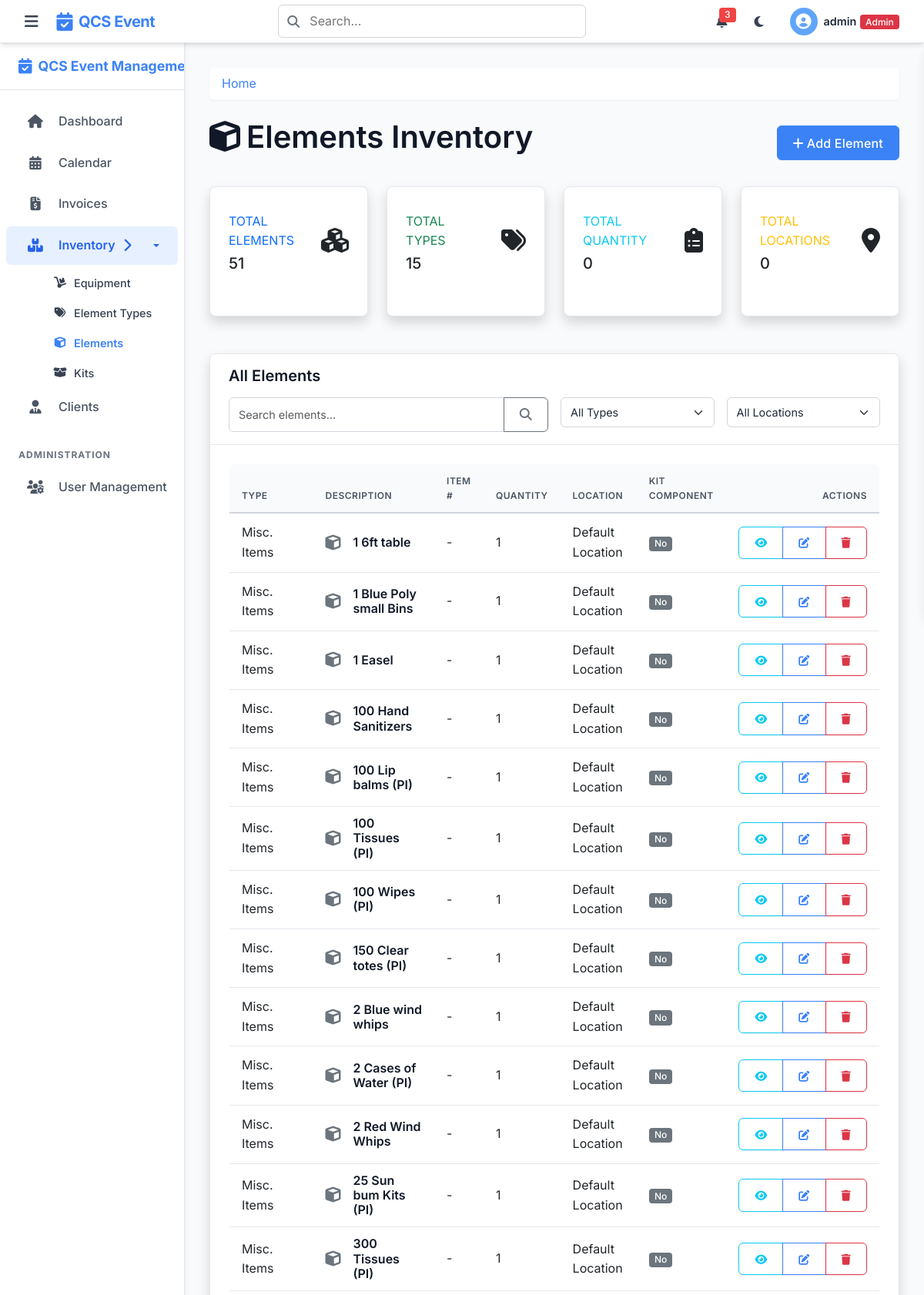
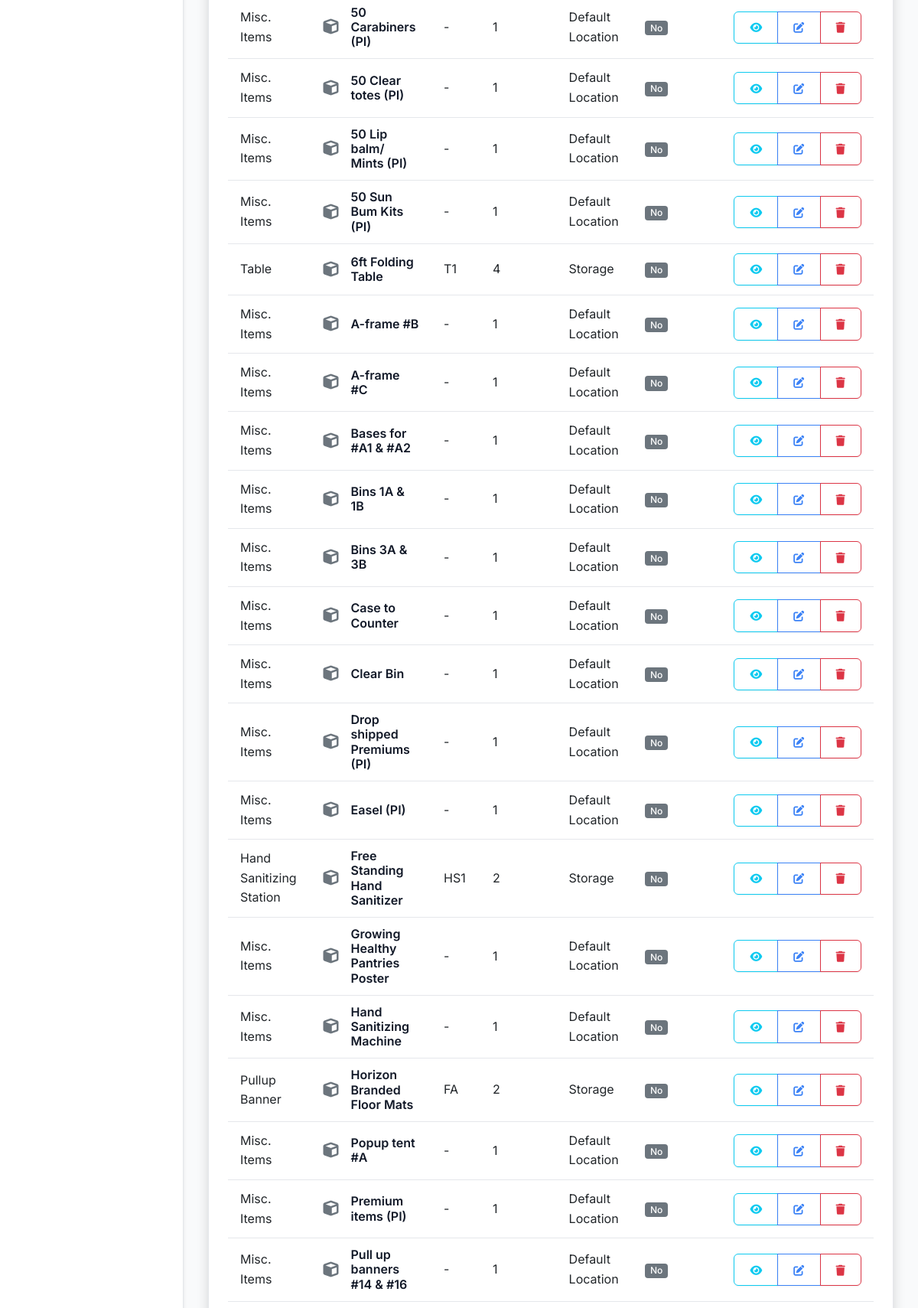
Page /elements (signed in, upper part) on the committed database (2 pictures, top to bottom).
### tables this page shows
CREATE TABLE elements (
    element_id INTEGER PRIMARY KEY AUTOINCREMENT,
    type_id INTEGER NOT NULL,
    item_description TEXT NOT NULL,
    item_number TEXT,  -- Can be NULL if no item number is assigned
    quantity INTEGER NOT NULL CHECK (quantity >= 0),
    location TEXT NOT NULL,
    is_kit_component BOOLEAN DEFAULT 0, -- 0 for false, 1 for true.
    FOREIGN KEY (type_id) REFERENCES element_types(type_id)
);

CREATE TABLE element_types (
    type_id INTEGER PRIMARY KEY AUTOINCREMENT,
    type_name TEXT NOT NULL UNIQUE
);

### app.py (the view)
@app.route('/elements')
@login_required
def elements():
    db = get_db()
    search = request.args.get('search', '')
    type_filter = request.args.get('type', '')
    location_filter = request.args.get('location', '') # Assuming location_id exists in elements table
    query = '''
        SELECT e.*, t.type_name
        FROM elements e
        JOIN element_types t ON e.type_id = t.type_id
        WHERE 1=1
    '''
    params = []
    if search:
        query += " AND (e.item_description LIKE ? OR e.item_number LIKE ?)"
        search_param = f"%{search}%"
        params.extend([search_param, search_param])
    if type_filter:
        query += " AND e.type_id = ?"
        params.append(type_filter)
    query += " ORDER BY e.item_description ASC"
    elements_list = db.execute(query, params).fetchall()
    element_types_list = db.execute('SELECT * FROM element_types ORDER BY type_name').fetchall()
    return render_template('elements.html',
                           elements=elements_list,
                           types=element_types_list,
                           search=search,
                           type_filter=type_filter,
                           location_filter=location_filter)

### app.py (called while the page is built)
@app.after_request
def add_security_headers(response):
    response.headers['X-Content-Type-Options'] = 'nosniff'
    response.headers['X-Frame-Options'] = 'DENY'
    response.headers['X-XSS-Protection'] = '1; mode=block'
    response.headers['Strict-Transport-Security'] = 'max-age=31536000; includeSubDomains'
    return response

### helpers.py (called while the page is built)
def get_db():
    if 'db' not in g:
        g.db = sqlite3.connect(
            current_app.config['DATABASE'],
            detect_types=sqlite3.PARSE_DECLTYPES
        )
        g.db.row_factory = sqlite3.Row
    return g.db

def login_required(f):
    @wraps(f)
    def decorated_function(*args, **kwargs):
        if 'user_id' not in session:
            if request.path.startswith('/api/') or request.is_json or request.headers.get('X-Requested-With') == 'XMLHttpRequest':
                return jsonify({'error': 'Authentication required'}), 401
            else:
                flash('Please log in first', 'warning')
                return redirect(url_for('login'))
        return f(*args, **kwargs)
    return decorated_function

### templates/elements.html (shortened to what this page needs)
{% extends 'layout.html' %}
{% block content %}
<div class="d-flex justify-content-between align-items-center mb-4">
    <h1><i class="fas fa-cube me-2"></i>Elements Inventory</h1>
    <div>
        {% if 'admin' in session.role or 'staff' in session.role %}
        <a href="{{ url_for('new_element') }}" class="btn btn-primary">
            <i class="fas fa-plus me-1"></i>Add Element
        </a>
        {% endif %}
    </div>
</div>
<div class="row mb-4">
    <div class="col-xl-3 col-md-6 mb-4">
        <div class="card border-left-primary shadow h-100 py-2">
            <div class="card-body">
                <div class="row no-gutters align-items-center">
                    <div class="col mr-2">
                        <div class="text-xs font-weight-bold text-primary text-uppercase mb-1">
                            Total Elements
                        </div>
                        <div class="h5 mb-0 font-weight-bold text-gray-800">{{ elements|length }}</div>
                    </div>
                    <div class="col-auto">
                        <i class="fas fa-cubes fa-2x text-gray-300"></i>
                    </div>
                </div>
            </div>
        </div>
    </div>
    <div class="col-xl-3 col-md-6 mb-4">
        <div class="card border-left-success shadow h-100 py-2">
            <div class="card-body">
                <div class="row no-gutters align-items-center">
                    <div class="col mr-2">
                        <div class="text-xs font-weight-bold text-success text-uppercase mb-1">
                            Total Types
                        </div>
                        <div class="h5 mb-0 font-weight-bold text-gray-800">
                            {{ types|length }}
                        </div>
                    </div>
                    <div class="col-auto">
                        <i class="fas fa-tags fa-2x text-gray-300"></i>
                    </div>
                </div>
            </div>
        </div>
    </div>
    <div class="col-xl-3 col-md-6 mb-4">
        <div class="card border-left-info shadow h-100 py-2">
            <div class="card-body">
                <div class="row no-gutters align-items-center">
                    <div class="col mr-2">
                        <div class="text-xs font-weight-bold text-info text-uppercase mb-1">
                            Total Quantity
                        </div>
                        <div class="h5 mb-0 font-weight-bold text-gray-800">
                            {% set total_quantity = 0 %}
                            {% for element in elements %}
                                {% set total_quantity = total_quantity + element.quantity %}
                            {% endfor %}
                            {{ total_quantity }}
                        </div>
                    </div>
                    <div class="col-auto">
                        <i class="fas fa-clipboard-list fa-2x text-gray-300"></i>
                    </div>
                </div>
            </div>
        </div>
    </div>
    <div class="col-xl-3 col-md-6 mb-4">
        <div class="card border-left-warning shadow h-100 py-2">
            <div class="card-body">
                <div class="row no-gutters align-items-center">
                    <div class="col mr-2">
                        <div class="text-xs font-weight-bold text-warning text-uppercase mb-1">
                            Total Locations
                        </div>
                        <div class="h5 mb-0 font-weight-bold text-gray-800">{{ locations|length }}</div>
                    </div>
                    <div class="col-auto">
                        <i class="fas fa-map-marker-alt fa-2x text-gray-300"></i>
                    </div>
                </div>
            </div>
        </div>
    </div>
</div>
<div class="card shadow mb-4">
    <div class="card-header bg-white py-3">
        <div class="row align-items-center mb-3">
            <div class="col">
                <h5 class="mb-0 text-gray-800">All Elements</h5>
            </div>
        </div>
        <form method="get" class="row g-3">
            <div class="col-md-6">
                <div class="input-group">
                    <input type="text" class="form-control" placeholder="Search elements..." name="search" value="{{ request.args.get('search', '') }}">
                    <button class="btn btn-outline-secondary" type="submit">
                        <i class="fas fa-search"></i>
                    </button>
                </div>
            </div>
            <div class="col-md-3">
                <select id="typeFilter" name="type" class="form-select" onchange="this.form.submit()">
                    <option value="">All Types</option>
                </select>
            </div>
            <div class="col-md-3">
                <select id="locationFilter" name="location" class="form-select" onchange="this.form.submit()">
                    <option value="">All Locations</option>
                </select>
            </div>
        </form>
    </div>
    <div class="card-body">
        {% if elements %}
            <div class="table-responsive">
                <table class="table table-hover align-middle">
                    <thead>
                        <tr>
                            <th>Type</th>
                            <th>Description</th>
                            <th>Item #</th>
                            <th>Quantity</th>
                            <th>Location</th>
                            <th>Kit Component</th>
                            <th class="text-end">Actions</th>
                        </tr>
                    </thead>
                    <tbody>
                        {% for element in elements %}
                        <tr>
                            <td>{{ element.type_name }}</td>
                            <td>
                                <div class="d-flex align-items-center">
                                    <div class="flex-shrink-0">
                                        <i class="fas fa-cube fa-lg text-secondary me-3"></i>
                                    </div>
                                    <div>
                                        <h6 class="mb-0">{{ element.item_description }}</h6>
                                    </div>
                                </div>
                            </td>
                            <td>{{ element.item_number or '-' }}</td>
                            <td>{{ element.quantity }}</td>
                            <td>{{ element.location }}</td>
                            <td>
                                {% if element.is_kit_component %}
                                <span class="badge bg-info">Yes</span>
                                {% else %}
                                <span class="badge bg-secondary">No</span>
                                {% endif %}
                            </td>
                            <td class="text-end">
                                <div class="btn-group">
                                    <a href="{{ url_for('view_element', element_id=element.element_id) }}" class="btn btn-sm btn-outline-info">
                                        <i class="fas fa-eye"></i>
                                    </a>
                                    {% if 'admin' in session.role or 'staff' in session.role %}
                                    <a href="{{ url_for('edit_element', element_id=element.element_id) }}" class="btn btn-sm btn-outline-primary">
                                        <i class="fas fa-edit"></i>
                                    </a>
                                    <button type="button" class="btn btn-sm btn-outline-danger"
                                            data-bs-toggle="modal" data-bs-target="#deleteElementModal{{ element.element_id }}">
                                        <i class="fas fa-trash"></i>
                                    </button>
                                    {% endif %}
                                </div>
                            </td>
                        </tr>
                        {% endfor %}
                    </tbody>
                </table>
            </div>
        {% endif %}
    </div>
</div>
{% endblock %}

### rows in the picture
elements: type_name "Misc. Items", item_description "1 6ft table", item_number "-", quantity "1", location "Default Location", is_kit_component "No"
elements: type_name "Misc. Items", item_description "1 Blue Poly small Bins", item_number "-", quantity "1", location "Default Location", is_kit_component "No"
elements: type_name "Misc. Items", item_description "1 Easel", item_number "-", quantity "1", location "Default Location", is_kit_component "No"
elements: type_name "Misc. Items", item_description "100 Hand Sanitizers", item_number "-", quantity "1", location "Default Location", is_kit_component "No"
elements: type_name "Misc. Items", item_description "100 Lip balms (PI)", item_number "-", quantity "1", location "Default Location", is_kit_component "No"
elements: type_name "Misc. Items", item_description "100 Tissues (PI)", item_number "-", quantity "1", location "Default Location", is_kit_component "No"
elements: type_name "Misc. Items", item_description "100 Wipes (PI)", item_number "-", quantity "1", location "Default Location", is_kit_component "No"
elements: type_name "Misc. Items", item_description "150 Clear totes (PI)", item_number "-", quantity "1", location "Default Location", is_kit_component "No"
elements: type_name "Misc. Items", item_description "2 Blue wind whips", item_number "-", quantity "1", location "Default Location", is_kit_component "No"
elements: type_name "Misc. Items", item_description "2 Cases of Water (PI)", item_number "-", quantity "1", location "Default Location", is_kit_component "No"
elements: type_name "Misc. Items", item_description "2 Red Wind Whips", item_number "-", quantity "1", location "Default Location", is_kit_component "No"
elements: type_name "Misc. Items", item_description "25 Sun bum Kits (PI)", item_number "-", quantity "1", location "Default Location", is_kit_component "No"
elements: type_name "Misc. Items", item_description "300 Tissues (PI)", item_number "-", quantity "1", location "Default Location", is_kit_component "No"
elements: type_name "Misc. Items", item_description "50 Carabiners (PI)", item_number "-", quantity "1", location "Default Location", is_kit_component "No"
elements: type_name "Misc. Items", item_description "50 Clear totes (PI)", item_number "-", quantity "1", location "Default Location", is_kit_component "No"
elements: type_name "Misc. Items", item_description "50 Lip balm/ Mints (PI)", item_number "-", quantity "1", location "Default Location", is_kit_component "No"
elements: type_name "Misc. Items", item_description "50 Sun Bum Kits (PI)", item_number "-", quantity "1", location "Default Location", is_kit_component "No"
elements: type_name "Table", item_description "6ft Folding Table", item_number "T1", quantity "4", location "Storage", is_kit_component "No"
elements: type_name "Misc. Items", item_description "A-frame #B", item_number "-", quantity "1", location "Default Location", is_kit_component "No"
elements: type_name "Misc. Items", item_description "A-frame #C", item_number "-", quantity "1", location "Default Location", is_kit_component "No"
elements: type_name "Misc. Items", item_description "Bases for #A1 & #A2", item_number "-", quantity "1", location "Default Location", is_kit_component "No"
elements: type_name "Misc. Items", item_description "Bins 1A & 1B", item_number "-", quantity "1", location "Default Location", is_kit_component "No"
elements: type_name "Misc. Items", item_description "Bins 3A & 3B", item_number "-", quantity "1", location "Default Location", is_kit_component "No"
elements: type_name "Misc. Items", item_description "Case to Counter", item_number "-", quantity "1", location "Default Location", is_kit_component "No"
elements: type_name "Misc. Items", item_description "Clear Bin", item_number "-", quantity "1", location "Default Location", is_kit_component "No"
elements: type_name "Misc. Items", item_description "Drop shipped Premiums (PI)", item_number "-", quantity "1", location "Default Location", is_kit_component "No"
elements: type_name "Misc. Items", item_description "Easel (PI)", item_number "-", quantity "1", location "Default Location", is_kit_component "No"
elements: type_name "Hand Sanitizing Station", item_description "Free Standing Hand Sanitizer", item_number "HS1", quantity "2", location "Storage", is_kit_component "No"
elements: type_name "Misc. Items", item_description "Growing Healthy Pantries Poster", item_number "-", quantity "1", location "Default Location", is_kit_component "No"
elements: type_name "Misc. Items", item_description "Hand Sanitizing Machine", item_number "-", quantity "1", location "Default Location", is_kit_component "No"
elements: type_name "Pullup Banner", item_description "Horizon Branded Floor Mats", item_number "FA", quantity "2", location "Storage", is_kit_component "No"
elements: type_name "Misc. Items", item_description "Popup tent #A", item_number "-", quantity "1", location "Default Location", is_kit_component "No"
elements: type_name "Misc. Items", item_description "Premium items (PI)", item_number "-", quantity "1", location "Default Location", is_kit_component "No"
elements: type_name "Misc. Items", item_description "Pull up banners #14 & #16", item_number "-", quantity "1", location "Default Location", is_kit_component "No"

### other values in the picture
{{ session.username }} "admin"
{{ elements|length }} "51"
{{ types|length }} "15"
{{ total_quantity }} "0"
{{ locations|length }} "0"
